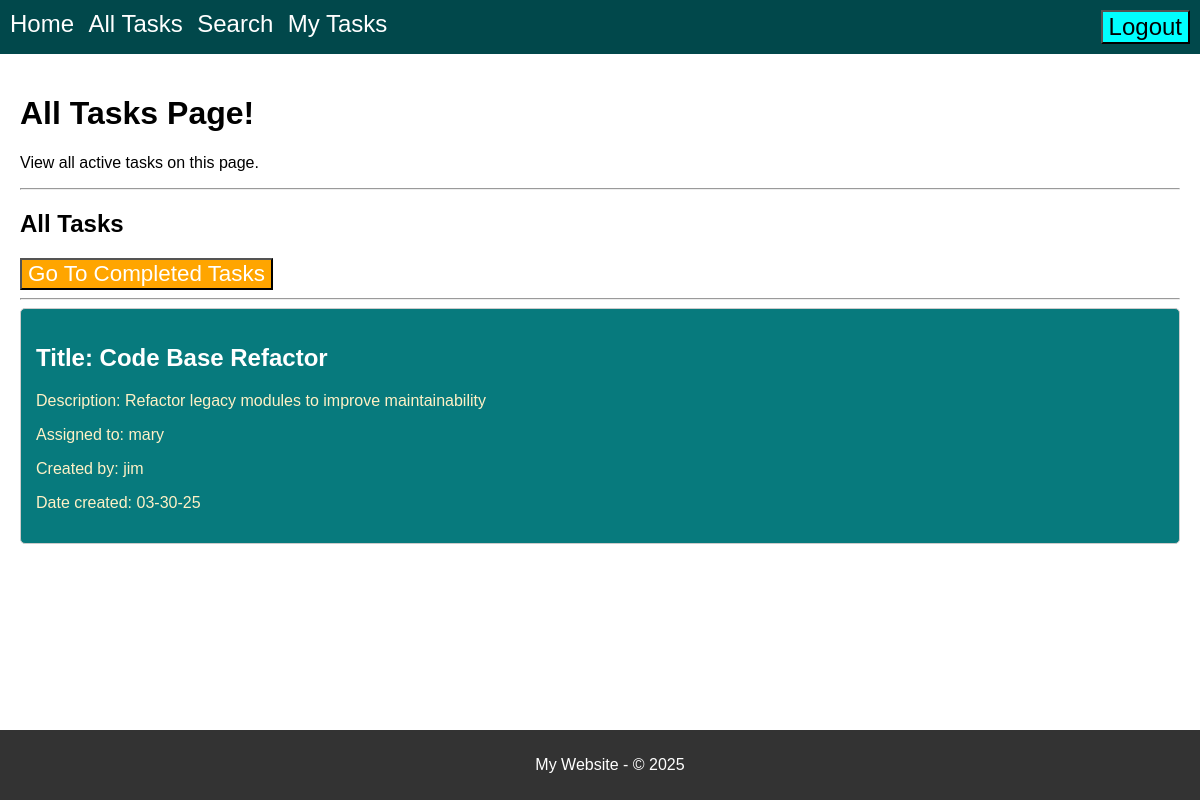
Page /all-tasks (signed in) on the earlier database version.
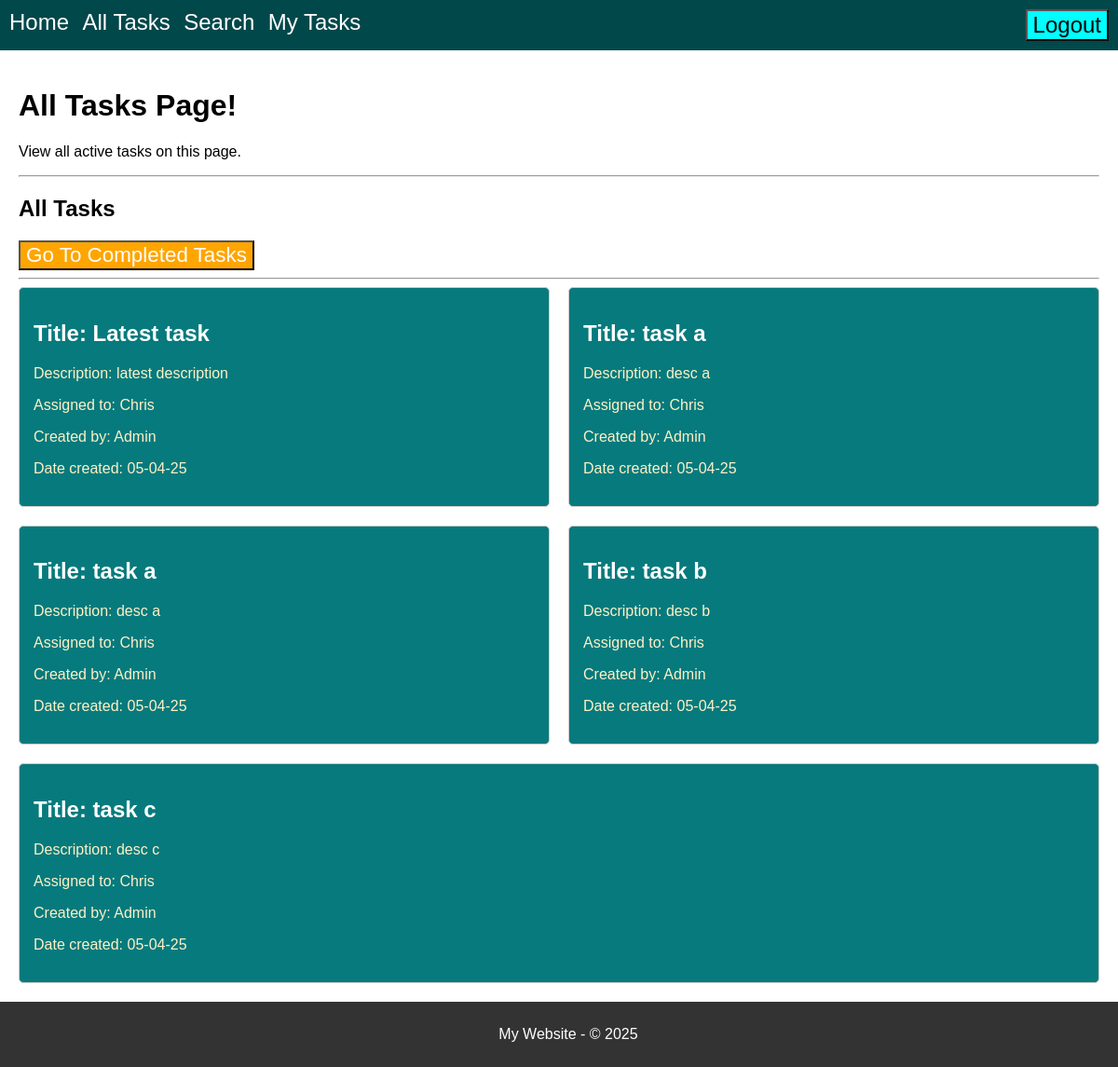
Same page on the later database version.
### model.py (models this page shows, shortened)
class Tasks(db.Model):
    __tablename__ = 'Tasks'
    id = db.Column(db.Integer, primary_key=True)
    title = db.Column(db.String(30), nullable=False)
    body = db.Column(db.String(200), nullable=False)
    assigned_to = db.Column(db.Integer, db.ForeignKey('Users.id'), nullable=True)
    created_by = db.Column(db.Integer, db.ForeignKey('Users.id'), nullable=True)
    date_created = db.Column(db.String(8), nullable=False)
    completed = db.Column(db.Integer, default=0)
    assigned_user = db.relationship('Users', foreign_keys=[assigned_to])
    creator_user = db.relationship('Users', foreign_keys=[created_by])

class Users(db.Model):
    __tablename__ = 'Users'
    id = db.Column(db.Integer, primary_key=True)
    username = db.Column(db.String(100), nullable=False, unique=True)
    password = db.Column(db.String(100), nullable=False)
    role = db.Column(db.String(50), nullable=False)

### routes.py (the view, shortened to what this page needs)
@app.route('/all-tasks', methods=['GET', 'POST'])
def display_tasks():
    if CS.notLoggedIn():
        return redirect(url_for("display_login"))
    tasks = Tasks.query.filter_by(completed=0).all()
    task_list = map_tasks_to_usernames(tasks)
    return render_template(
        "all-tasks.html",
        title="All Tasks Page!",
        content="View all active tasks on this page.",
        tasks=task_list,
        CS=CS
    )

### current_session.py (called while the page is built)
    @staticmethod
    def isLoggedIn():
        status = "username" in session
        return status

    @staticmethod
    def notLoggedIn():
        return not CurrentSession.isLoggedIn()

    @staticmethod
    def getRole():
        print(f" User role is: {userRole}")
        return userRole

    @staticmethod
    def getUsername():
        username = session.get("username", None)  # Get username from session
        return username

### Templates/all-tasks.html (shortened to what this page needs)
{% extends "base.html" %}
{% block page_title %}
    {{ title }}
{% endblock %}
{% block content %}
    <p>{{ content }}</p>
    <hr>
    <h2>All Tasks</h2>
    <button onclick="goToCompletedTasks()" class="task-pages-nav-btn">Go To Completed Tasks</button>
    <hr>
    {% if tasks %}
        <div class="tasks-grid">
            {% for task in tasks %}
            <div class="task-card">
                <h2 id="task-title">Title: {{ task.title }}</h2>
                <p class="task-details">Description: {{ task.body }}</p>
                <p class="task-details">Assigned to: {{ task.assigned_to }}</p>
                <p class="task-details">Created by: {{ task.created_by }}</p>
                <p class="task-details">Date created: {{ task.date_created }}</p>
            </div>
            {% endfor %}
        </div>
    {% else %}
        <p>No tasks found in the database.</p>
    {% endif %}
{% endblock %}

Differences in the rows shown:
no longer on this page (row edited): Tasks: title "Code Base Refactor", body "Refactor legacy modules to improve maintainability", date_created "03-30-25"
no longer on this page (row unchanged): Users: assigned_to "mary"
no longer on this page (row unchanged): Users: created_by "jim"
added Tasks: title "Latest task", body "latest description", date_created "05-04-25"
now on this page (row unchanged): Users: assigned_to "Chris" "Chris" "Chris" "Chris" "Chris"
added Tasks: title "task a", body "desc a", date_created "05-04-25"
added Tasks: title "task a", body "desc a", date_created "05-04-25"
added Tasks: title "task b", body "desc b", date_created "05-04-25"
added Tasks: title "task c", body "desc c", date_created "05-04-25"
Other differences:
new list line: "Title: Description: Assigned to: Created by: Admin Date created:"
list line gone: "Title: Description: Assigned to: Created by: Date created:"
